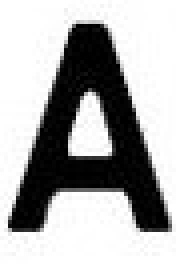
#> input picture pract/Alphabhet/A.png, 44 x 66 px, given in place of img1.jpg, which was not available (shown 4 times larger)
$ jupyter execute --allow-errors pract.ipynb   (text cells are left out)
#> lines starting #> are read from the running program, lines starting #| are printed output that depends on the picture; after the words box and inside, x2 and y2 are one past the last pixel; in counts of white or black regions, pixels touching at a corner belong together; pictures that were not available may be replaced by others from this repository, and a replacement may not be noted
[cell 1]
import numpy as np
import matplotlib.pyplot as plt
import cv2 as cv

[cell 2]
def find_goal_img(contours, img, start_img):
    goal_coord = []  # Список для хранения координат найденной цели.
    goal_img = ""  # Переменная для хранения изображения цели.
    for cnt in contours:
        x, y, w, h = cv.boundingRect(cnt)  # Получаем координаты ограничивающего прямоугольника для контура.
        rect = cv.minAreaRect(cnt)  # Получаем минимальный прямоугольник, охватывающий контур.
        box = cv.boxPoints(rect)  # Получаем координаты вершин этого прямоугольника.
        box = np.int64(box)  # Преобразуем координаты в целочисленные значения.
        if h < 32 and h > 15 and w > 103 and w < 120:  # Проверка на допустимые размеры высоты и ширины.
            if w/h > 3 and w/h < 4.8:  # Проверка на допустимые соотношения ширины к высоте.
                cv.rectangle(img, (x, y), (x + w, y + h), (0, 255, 0), 2)  # Рисуем прямоугольник вокруг цели.
                cv.drawContours(img, [box], 0, (255, 0, 0), 2)  # Рисуем контуры прямоугольника.
                goal_coord = [x, y, w, h]  # Сохраняем координаты.
                goal_rect = rect  # Сохраняем параметры минимального прямоугольника.
                goal_img = start_img[y-1:y+h, x:x+w]  # Обрезаем изображение по найденным координатам.
                break  # Прерываем цикл, так как цель найдена.

    if goal_coord == []:
        return None
    # [4 lines of commented-out code are left out]
    return find_angle(goal_img, goal_rect)

[cell 3]
# Функция для нахождения угла наклона целевого изображения
# [18 lines left out: function find_angle, not called in this run]

[cell 4]
# [26 lines left out: function find_symbols, not called in this run]

[cell 5]
def read_img(path_to_file, options='', show=False):
#> called with path_to_file = 'img1.jpg', options = 0, show = False
    if options != '':
        img = cv.imread(path_to_file, options)
#> img is the input picture: shape (66, 44); min 0, max 255, mean 170.4
    else:
        img = cv.imread(path_to_file)
    assert img is not None, "file could not be read, check with os.path.exists()"
    if show:
        cv.imshow("Display window", img)
    return img

[cell 6]
# [72 lines left out: function find_match, not called in this run]

[cell 7]
# [8 lines left out: function matching, not called in this run]

#> (a cell that did not finish here is left out)

#> `_, img_threshold = cv.threshold(img, thr, 255, cv.THRESH_BINARY)`:
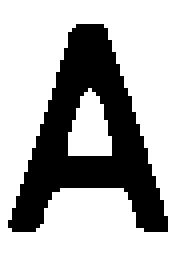
#> img_threshold: shape (66, 44) (shown 4 times larger); 68.8% white; 1 black region
#> `contours, _ = cv.findContours(img_threshold, cv.RETR_TREE, cv.CHAIN_AP..`: contours = 3 contours; box (x1, y1, x2, y2) and area: (0, 0, 44, 66) 2795, (1, 5, 43, 59) 1120, (17, 22, 28, 39) 111
#> `cv.drawContours(img, contours, -1, (0, 100, 255), 2)`:
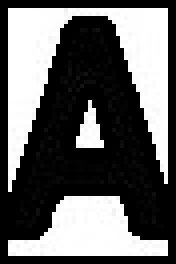
#> img: shape (66, 44) (shown 4 times larger); min 0, max 255, mean 100
        _, img_threshold = cv.threshold(img, thr, 255, cv.THRESH_BINARY)  # Применяем пороговое преобразование.

        contours, _ = cv.findContours(img_threshold, cv.RETR_TREE, cv.CHAIN_APPROX_SIMPLE)  # Находим контуры.

        cv.drawContours(img, contours, -1, (0, 100, 255), 2)
        if find_goal_img(contours, img, start_img) != None:
#> the loop in find_goal_img, `for cnt in contours:` made 3 passes
#> (x, y, w, h, rect, box) on passes 2 to 3: (1, 5, 42, 54, ((21.5, 31.5), (53, 41), -90), [[42, 58], [1, 58], [1, 5], [42, 5]]), (17, 22, 11, 17, ((22, 30), (16, 10), -90), [[27, 38], [17, 38], [17, 22], [27, 22]])
#> (cnt, x, y, w, h, rect, box) on pass 1: ([[0, 0], [0, 65], [43, 65], [43, 0]], 0, 0, 44, 66, ((21.5, 32.5), (65, 43), -90), [[43, 65], [0, 65], [0, 0], [43, 0]])
#> pass 2 of the loop `for i in range(1, 9):`:
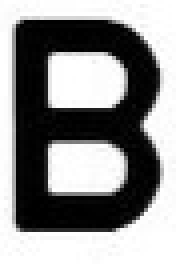
#> input picture pract/Alphabhet/B.png, 44 x 66 px, given in place of img2.jpg, which was not available (shown 4 times larger)
#> in read_img, img is the input picture: shape (66, 44); min 0, max 255, mean 141.7
#> `_, img_threshold = cv.threshold(img, thr, 255, cv.THRESH_BINARY)`:
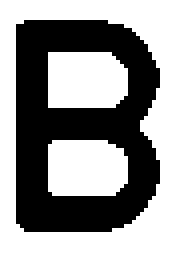
#> img_threshold: shape (66, 44) (shown 4 times larger); 58% white; 1 black region, box (x1, y1, x2, y2) and area: (4, 5, 40, 58) 1221
#> `cv.drawContours(img, contours, -1, (0, 100, 255), 2)`:
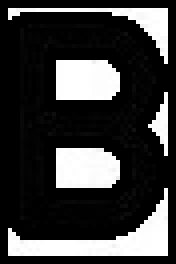
#> img: shape (66, 44) (shown 4 times larger); min 0, max 255, mean 59.9
            break
